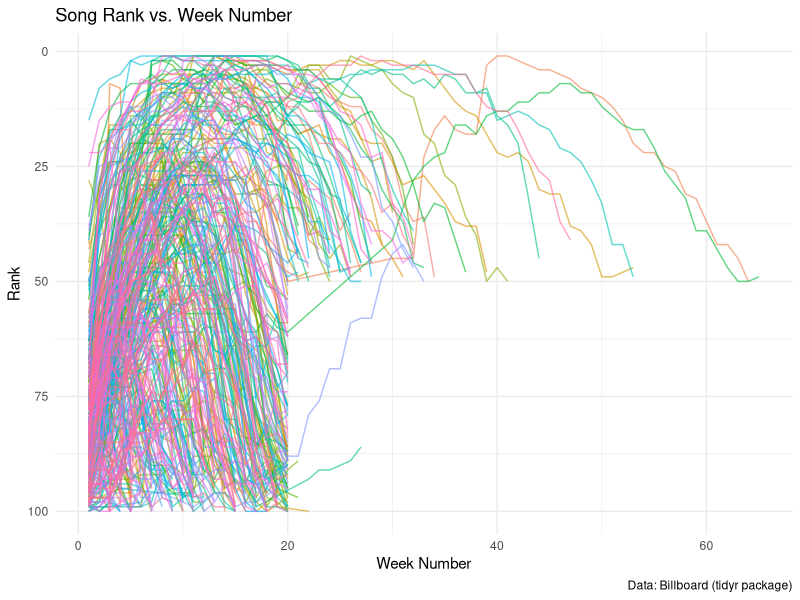
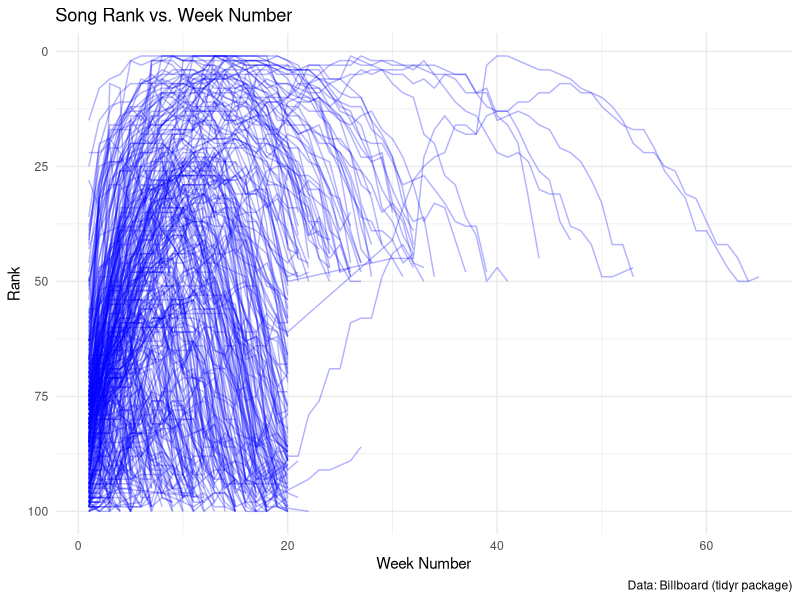

Source code (R) for these figures, in order:
## ---- chunk 1
# Load required libraries
library(tidyr)
library(ggplot2)
library(dplyr)

# Load the billboard dataset
data("billboard")

# Prepare the data for visualization
billboard_long <- billboard |>
  pivot_longer(
    cols = starts_with("wk"),
    names_to = "week",
    values_to = "rank",
    names_prefix = "wk",
    values_drop_na = TRUE
  )

# Convert week to a numeric value
billboard_long$week <- as.numeric(billboard_long$week)

# Create the visualization
ggplot(billboard_long, aes(x = week, y = rank, group = track, color = track)) +
  geom_line(show.legend = FALSE, alpha = 0.6) +
  scale_y_reverse() +  # Reverse the y-axis since rank 1 is the top position
  labs(
    title = "Song Rank vs. Week Number",
    x = "Week Number",
    y = "Rank",
    caption = "Data: Billboard (tidyr package)"
  ) +
  theme_minimal()
## ---- chunk 2
# Create the visualization without coloring by track
ggplot(billboard_long, aes(x = week, y = rank, group = track)) +
  geom_line(alpha = 0.3, color = "blue") +
  scale_y_reverse() +  # Reverse the y-axis since rank 1 is the top position
  labs(
    title = "Song Rank vs. Week Number",
    x = "Week Number",
    y = "Rank",
    caption = "Data: Billboard (tidyr package)"
  ) +
  theme_minimal()
